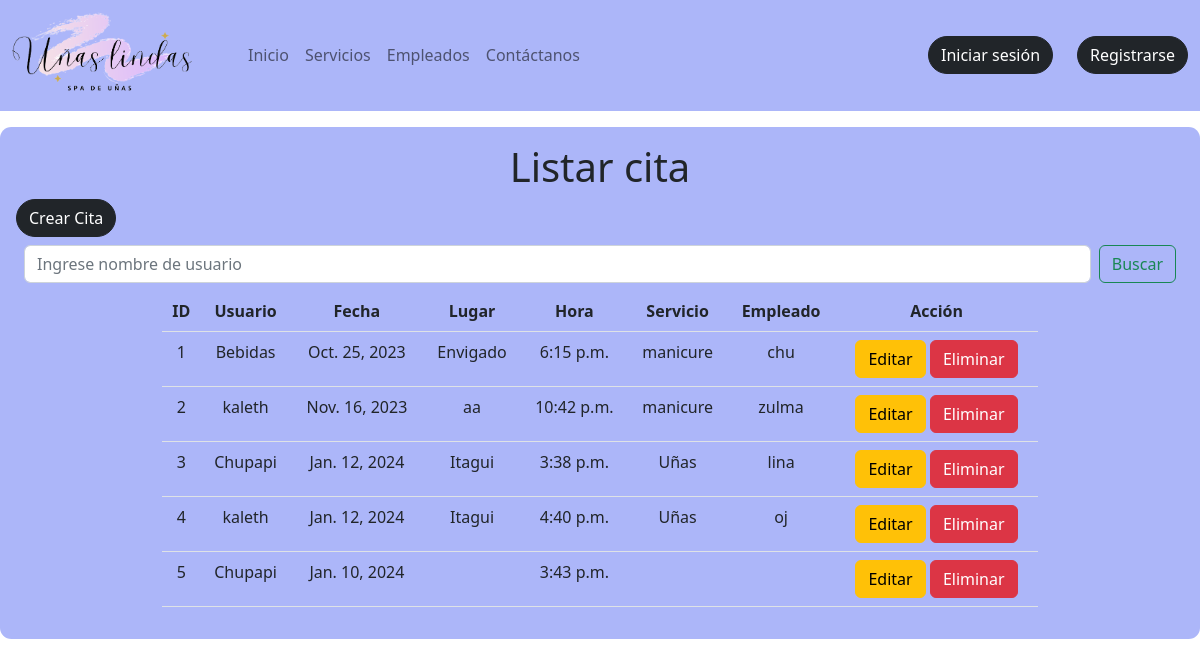
Page /listar_citas on the committed database.
### agenda/models.py (models this page shows, shortened)
class Cita(models.Model):
    idCita=models.BigAutoField( primary_key=True, blank=True)
    idUsuario=models.ForeignKey(Usuario, on_delete=models.CASCADE)
    fecha=models.DateField()
    lugar=models.CharField(max_length=50)
    hora=models.TimeField()
    servicio=models.CharField(max_length=50)
    empleado=models.CharField(max_length=50)

class Usuario(models.Model):
    ROLES=(
        (1,"Administrador"),
        (2,"Empleado"),
        (3,"Usuario")
    )
    idUsuario=models.BigAutoField(primary_key=True,blank=True)
    nombre=models.CharField(max_length=50)
    apellido=models.CharField(max_length=50)
    contacto=models.CharField(max_length=50)
    email=models.CharField(max_length=50)
    nombreUsuario=models.CharField(max_length=50)
    contrasena=models.CharField(max_length=50)
    rol=models.IntegerField(choices=ROLES,default=3)
    def __str__(self):
        return f"{self.nombre}"

### agenda/views.py (the view)
# urls.py: path('listar_citas', views.listar_citas, name="listar_citas"),
def listar_citas(request):
    listar=Cita.objects.all()
    contexto={"datos":listar}
    return render(request,'agenda/citas/listar_cita.html',contexto)

### agenda/templates/agenda/citas/listar_cita.html (shortened to what this page needs)
{% extends 'agenda/base.html' %}
{% load static %}
{% block contenedor %}
<section class="container mt-3 mb-3 p-3" style="background-color: #ACB6F9; max-width: 1400px; border-radius: 0.3cm;">
<h1  class="text-center"> Listar cita</h1>
  <a class="btn btn-dark rounded-pill text-white"href="{% url 'form_citas' %}">Crear Cita</a>
  <form class="d-flex m-2" role="search" method="post" action="{% url 'buscar_cita' %}">
    <input class="form-control me-2" type="search" placeholder="Ingrese nombre de usuario" aria-label="Search" name="buscarcita">
    <button class="btn btn-outline-success" type="submit">Buscar</button>
  </form>
  {% if datos %}
  <table class="table w-75 mx-auto text-center">
    <tr>
        <th>ID</th>
        <th>Usuario</th>
        <th>Fecha</th>
        <th>Lugar</th>
        <th>Hora</th>
        <th>Servicio</th>
        <th>Empleado</th>
        <th>Acción</th>
    </tr>
    {% for i in datos %}
    <tr>
        <td>{{i.idCita}}</td>
        <td>{{i.idUsuario}}</td>
        <td>{{i.fecha}}</td>
        <td>{{i.lugar}}</td>
        <td>{{i.hora}}</td>
        <td>{{i.servicio}}</td>
        <td>{{i.empleado}}</td>
        <td>
            <a class="btn btn-warning" href="{% url 'editar_cita' i.idCita %}">Editar</a>
            <a class="btn btn-danger" href="{% url 'eliminar_cita' i.idCita %}" onclick="return confirm('¿Estas seguro de eliminar?')" >Eliminar</a>
        </td>
    </tr>
    {% endfor %}
    {% else %}
    no hay registros
    {% endif %}
  </table>
</section>
{% endblock %}

### agenda/templates/agenda/base.html (shortened to what this page needs)
{% load static %}
<!DOCTYPE html>
<html lang="en">
<head>
    <link rel="stylesheet" href="{% static 'agenda/css/styles.css' %}">
    <link href="https://cdn.jsdelivr.net/npm/bootstrap@5.2.3/dist/css/bootstrap.min.css" rel="stylesheet">
    <link rel="stylesheet" href="https://cdnjs.cloudflare.com/ajax/libs/font-awesome/6.3.0/css/all.min.css">
</head>
<body>
    <nav class="navbar navbar-expand-sm navbar-light" style="background-color: #ACB6F9;">
    <div class="container-fluid">
        <a href="{% url 'inicio' %}"> <img id="logo" class="me-5" style="width: 180px;" src="{% static 'agenda/img/logo.png' %}" alt="logo"></a>
        <div class="collapse navbar-collapse" id="mynavbar">
            <ul class="navbar-nav me-auto">
                <li class="nav-item">
                    <a class="nav-link activate" href="{% url 'inicio' %}">Inicio</a>
                </li>
                <li class="nav-item">
                    <a class="nav-link activate" href="{% url 'servicios' %}">Servicios</a>
                </li>
                <li class="nav-item">
                    <a class="nav-link activate" href="{% url 'empleados' %}">Empleados</a>
                </li>
                <li class="nav-item">
                    <a class="nav-link activate" href="{% url 'contacto' %}">Contáctanos</a>
                </li>
            </ul>
                <ul class="navbar-nav ms-auto mb-2 mb-lg-0">
                    {% if request.session.logueo %}
                    <li class="nav-but">
                        <a href="{% url 'logout' %}" class="btn btn-dark rounded-pill me-4">Cerrar sesión</a>
                    </li>
                    {% else %}
                    <ul class="navbar-nav ms-auto mb-2 mb-lg-0">
                    <li class="nav-but">
                        <a class="btn btn-dark rounded-pill me-4" href="{% url 'login' %}">Iniciar sesión</a>
                    </li>
                    <li class="nav-but">
                        <a class="btn btn-dark rounded-pill" href="{% url 'form_usuario' %}">Registrarse</a>
                    </li>
                </ul>
                    {% endif %}
                </ul>
        </div>
    </div>
</nav>
{% block contenedor %}
{% endblock %}
</body>
</html>

### rows in the picture
Cita: idCita "1", idUsuario "Bebidas", fecha "Oct. 25, 2023", lugar "Envigado", hora "6:15 p.m.", servicio "manicure", empleado "chu"
Cita: idCita "2", idUsuario "kaleth", fecha "Nov. 16, 2023", lugar "aa", hora "10:42 p.m.", servicio "manicure", empleado "zulma"
Cita: idCita "3", idUsuario "Chupapi", fecha "Jan. 12, 2024", lugar "Itagui", hora "3:38 p.m.", servicio "Uñas", empleado "lina"
Cita: idCita "4", idUsuario "kaleth", fecha "Jan. 12, 2024", lugar "Itagui", hora "4:40 p.m.", servicio "Uñas", empleado "oj"
Cita: idCita "5", idUsuario "Chupapi", fecha "Jan. 10, 2024", hora "3:43 p.m."
